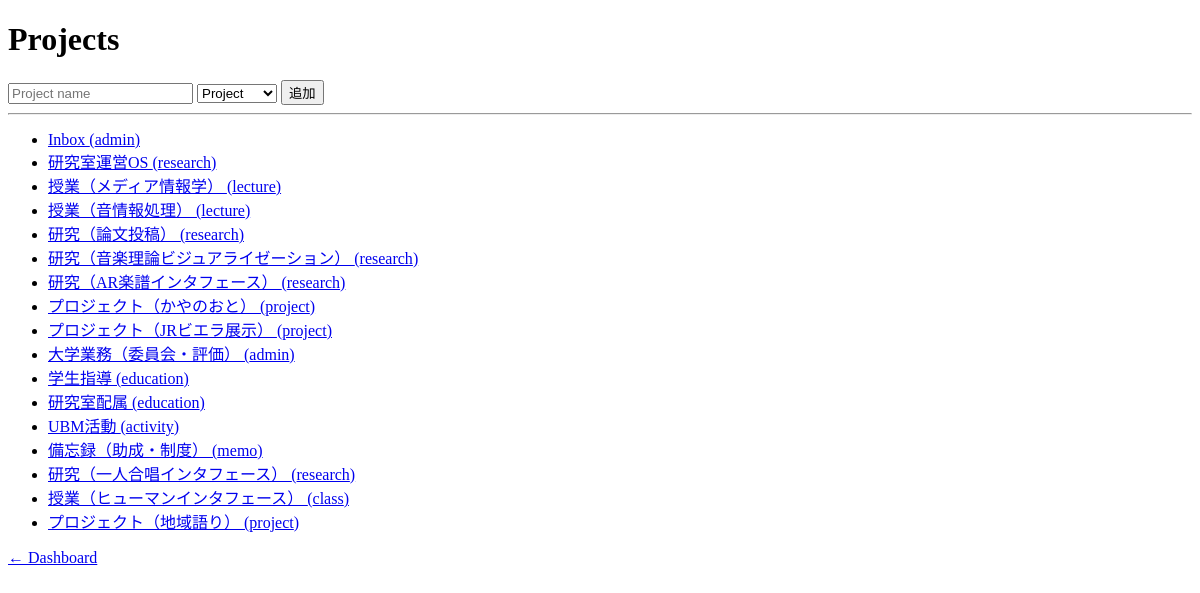
Page /projects on the earlier database version.
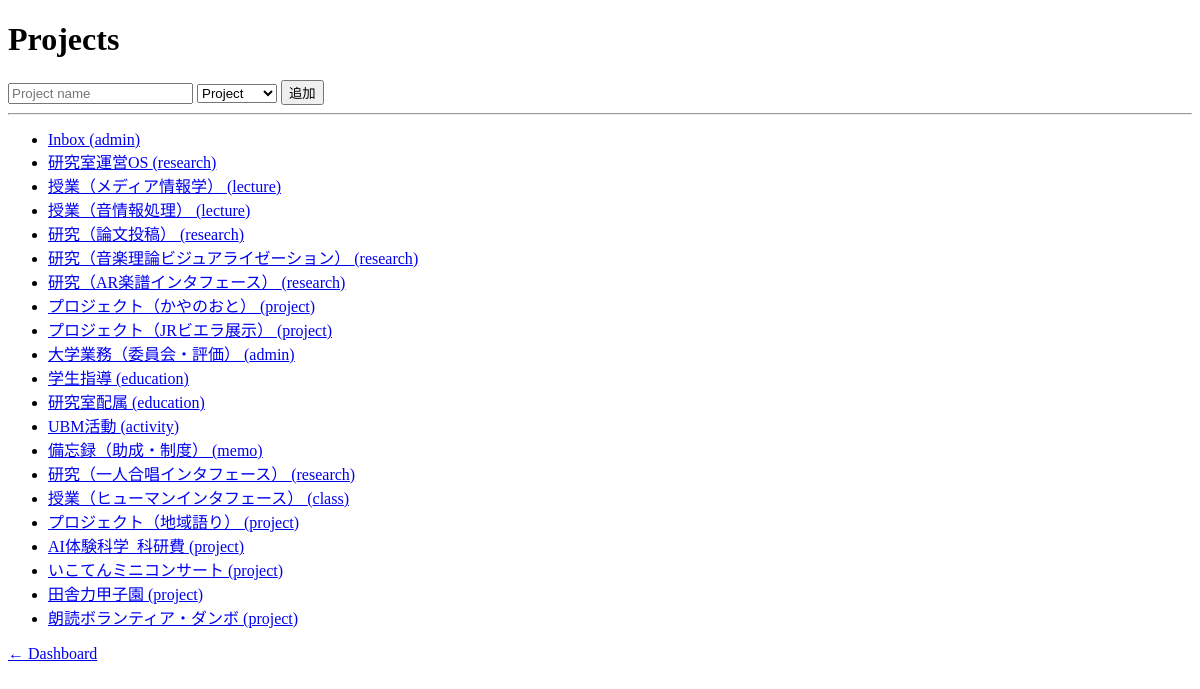
Same page on the later database version.
### tables this page shows
CREATE TABLE projects (
            id INTEGER PRIMARY KEY AUTOINCREMENT,
            name TEXT,
            type TEXT,
            status TEXT
        );

### flask_app.py (the view)
@app.route("/projects")
def projects():
    conn = get_db()
    c = conn.cursor()
    projects = fetch_all_projects(c)
    conn.close()
    return render_template("projects.html", projects=projects)

### flask_app.py (called while the page is built)
def get_db():
    BASE_DIR = os.path.dirname(os.path.abspath(__file__))
    conn = sqlite3.connect(
        os.path.join(BASE_DIR, "db.sqlite3"), timeout=5, check_same_thread=False
    )
    conn.row_factory = sqlite3.Row
    conn.execute("PRAGMA journal_mode=WAL;")
    conn.execute("PRAGMA busy_timeout=5000;")
    return conn

def fetch_all_projects(cursor):
    return cursor.execute("SELECT * FROM projects").fetchall()

### templates/projects.html (shortened to what this page needs)
<!DOCTYPE html>
<html>
<head>
</head>
<body>
<h1>Projects</h1>
<form action="/add_project" method="post">
    <input name="name" placeholder="Project name">
    <select name="type">
        <option value="project">Project</option>
    </select>
    <button type="submit">追加</button>
</form>
<hr>
<ul>
{% for p in projects %}
    <li>
        <a href="/project/{{ p[0] }}">
            {{ p[1] }} ({{ p[2] }})
        </a>
    </li>
{% endfor %}
</ul>
<a href="/">← Dashboard</a>
</body>
</html>

Differences in the rows shown:
added projects: name "AI体験科学_科研費", type "project"
added projects: name "いこてんミニコンサート", type "project"
added projects: name "田舎力甲子園", type "project"
added projects: name "朗読ボランティア・ダンボ", type "project"
